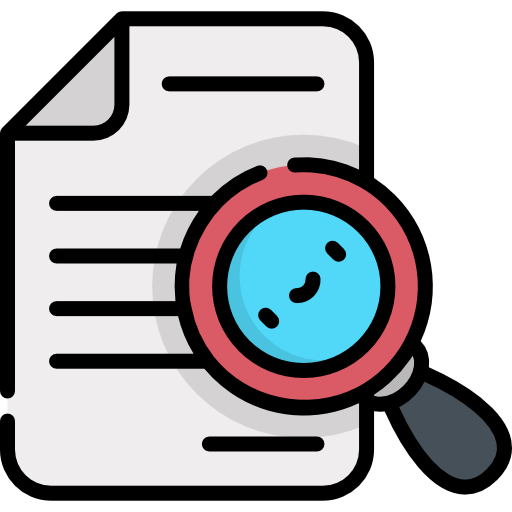
#> input picture extension/icons/icon-main.png, 512 x 512 px
$ python generate_icons.py
#> lines starting #> are read from the running program, lines starting #| are printed output that depends on the picture
"""Resize icon-main.png into the three sizes required by manifest.json."""
from PIL import Image
from pathlib import Path

base = Path(__file__).parent
src = Image.open(base / 'icon-main.png').convert('RGBA')
#> src is the input picture: PIL image 512x512 RGBA; mean R, G, B, A 170.1, 171.2, 174.4, 189.5

for size in [16, 48, 128]:
    resized = src.resize((size, size), Image.LANCZOS)
    resized.save(base / f'icon-{size}.png')
    print(f'icon-{size}.png written')
#> this loop made 3 passes
#> pass 1, `resized = src.resize((size, size), Image.LANCZOS)`:
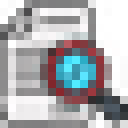
#> resized: PIL image 16x16 RGBA (shown 8 times larger); mean R, G, B, A 117.6, 117.4, 120.4, 190.2; transparent parts drawn white
#> pass 2, `resized = src.resize((size, size), Image.LANCZOS)`:
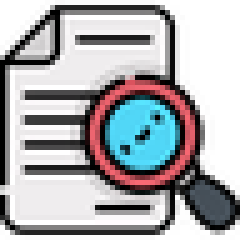
#> resized: PIL image 48x48 RGBA (shown 5 times larger); mean R, G, B, A 109.4, 110.5, 113.6, 189.4; transparent parts drawn white
#> pass 3, `resized = src.resize((size, size), Image.LANCZOS)`:
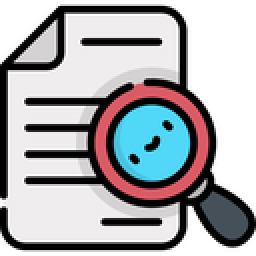
#> resized: PIL image 128x128 RGBA (shown 2 times larger); mean R, G, B, A 106.2, 107.3, 110.5, 189.6; transparent parts drawn white
